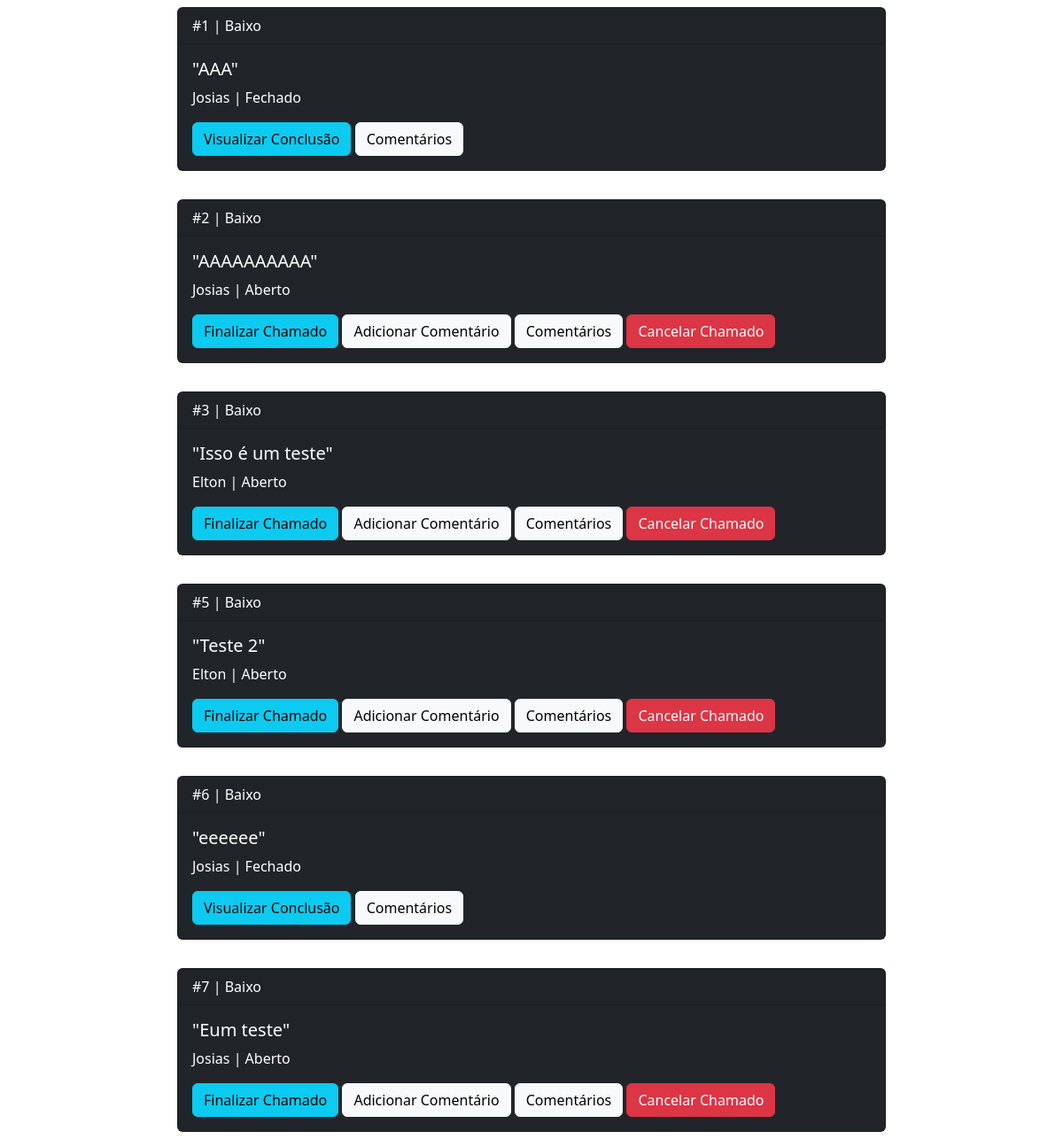
Page /funcionario/lista_chamados/ (signed in) on the earlier database version.
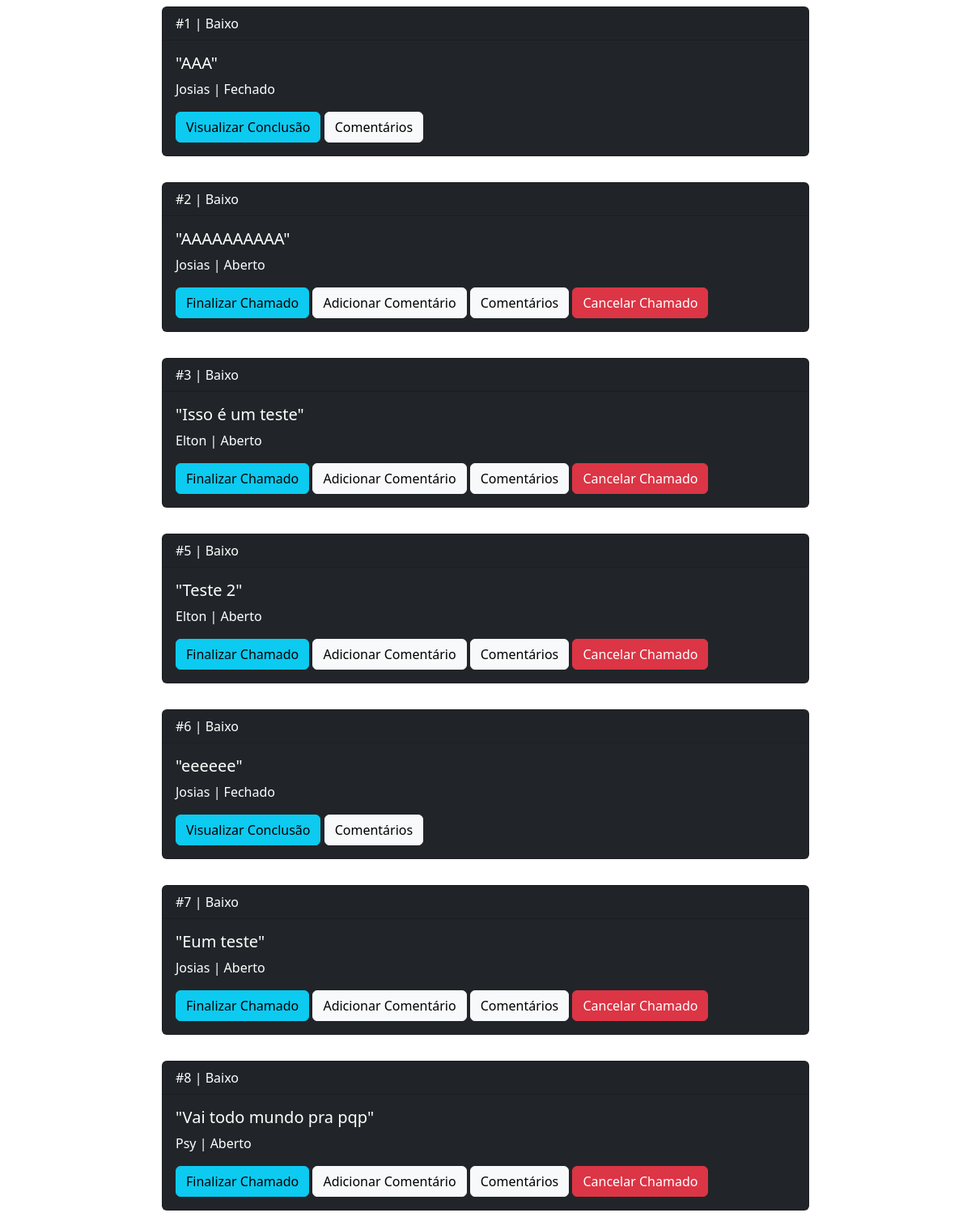
Same page on the later database version.
### core/models.py (models this page shows)
class Chamado(models.Model):
    UsuarioId = models.ForeignKey(User, on_delete=models.CASCADE, null=False)
    CategoriaId = models.ForeignKey(Categoria, on_delete=models.CASCADE, null=False)
    Descricao = models.TextField(default='Nada Informado.')
    Prioridade = models.IntegerField(max_length=1)
    Esta_Aberto = models.BooleanField(default=False)

class Categoria(models.Model):
    Nome = models.TextField(max_length=50)

### core/views.py (the view)
# urls.py: path("funcionario/lista_chamados/", listar_chamados_todos, name='listar_chamados_todos'),
@login_required
def listar_chamados_todos(request):
    is_staff = request.user.is_staff
    chamados = Chamado.objects.all()
    return render(request, 'core/lista_chamados.html', {'chamados': chamados, 'is_staff': is_staff})

### core/templates/core/lista_chamados.html
{% extends 'core/base.html' %}
{% block body %}
<div class="vstack gap-3 justify-content-center align-items-center">
    {% for chamado in chamados %}
    <div class="card text-bg-dark my-2 mx-3 w-100" style="max-width: 800px;">
        <div class="card-header">#{{chamado.id}} | {{chamado.CategoriaId.Nome}}</div>
        <div class="card-body">
            <h5 class="card-title">"{{chamado.Descricao}}"</h5>
            {% if chamado.Esta_Aberto == 1 %}
            <p class="card-text">{{chamado.UsuarioId.first_name}} | Aberto</p>
            {% else %}
            <p class="card-text">{{chamado.UsuarioId.first_name}} | Fechado</p>
            {% endif %}
            {% if is_staff and chamado.Esta_Aberto %}
            <a class="btn btn-info" href="{% url 'conclusao_chamado' chamado.id %}">Finalizar Chamado</a>
            {% elif chamado.Esta_Aberto == False %}
            <a class="btn btn-info" href="{% url 'visualizar_conclusao_chamado' chamado.id %}">Visualizar Conclusão</a>
            {% endif %}
            {% if is_staff and chamado.Esta_Aberto %}
            <a class="btn btn-light" href="{% url 'adicionar_comentario' chamado.id %}">Adicionar Comentário</a>
            {% endif %}
            <a class="btn btn-light" href="{% url 'comentarios' chamado.id %}">Comentários</a>
            {% if chamado.Esta_Aberto == 1 %}
            <a class="btn btn-danger">Cancelar Chamado</a>
            {% endif %}
        </div>
    </div>
    {% endfor %}
</div>
{% endblock %}

Differences in the rows shown:
added Chamado: id "8", CategoriaId.Nome "Baixo", Descricao "Vai todo mundo pra pqp", UsuarioId.first_name "Psy", Esta_Aberto "Finalizar Chamado"
